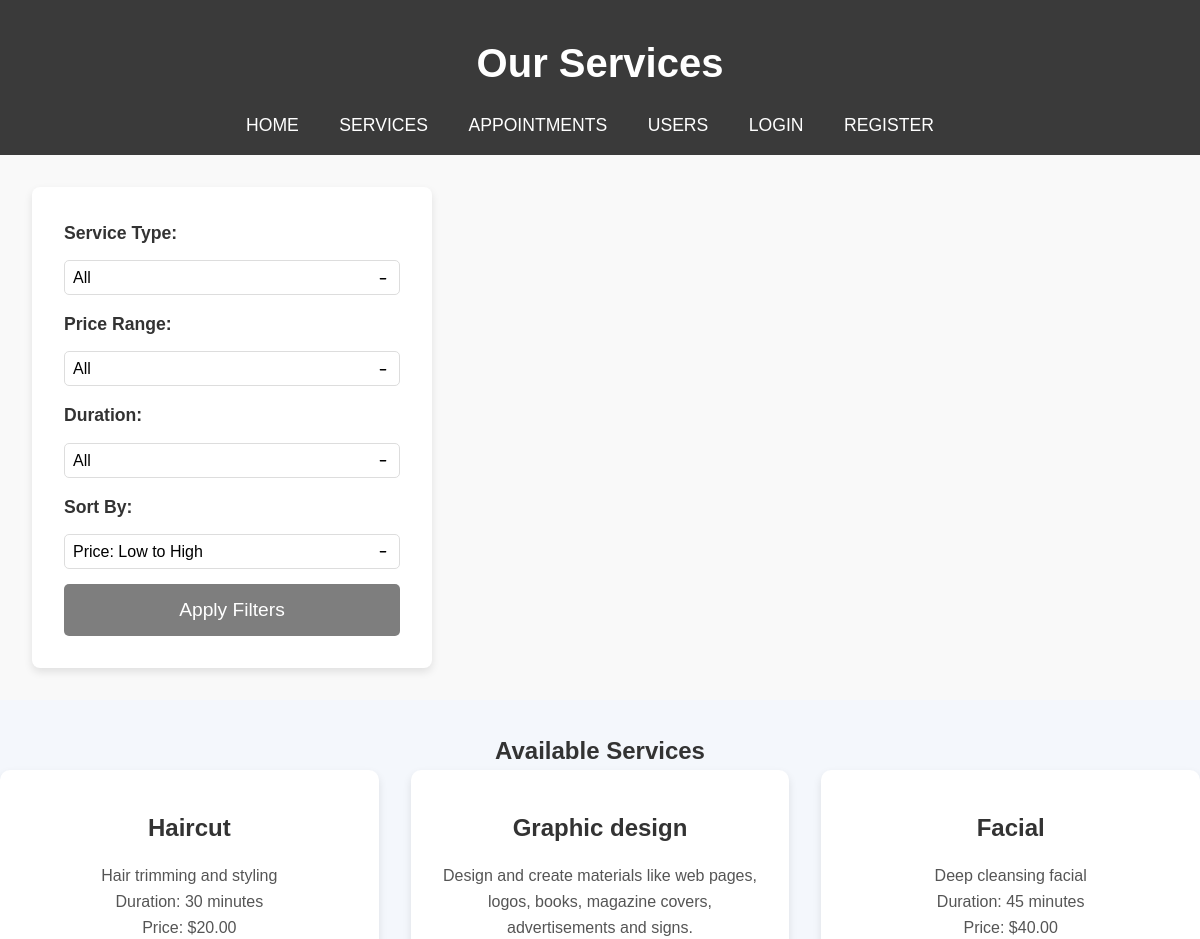
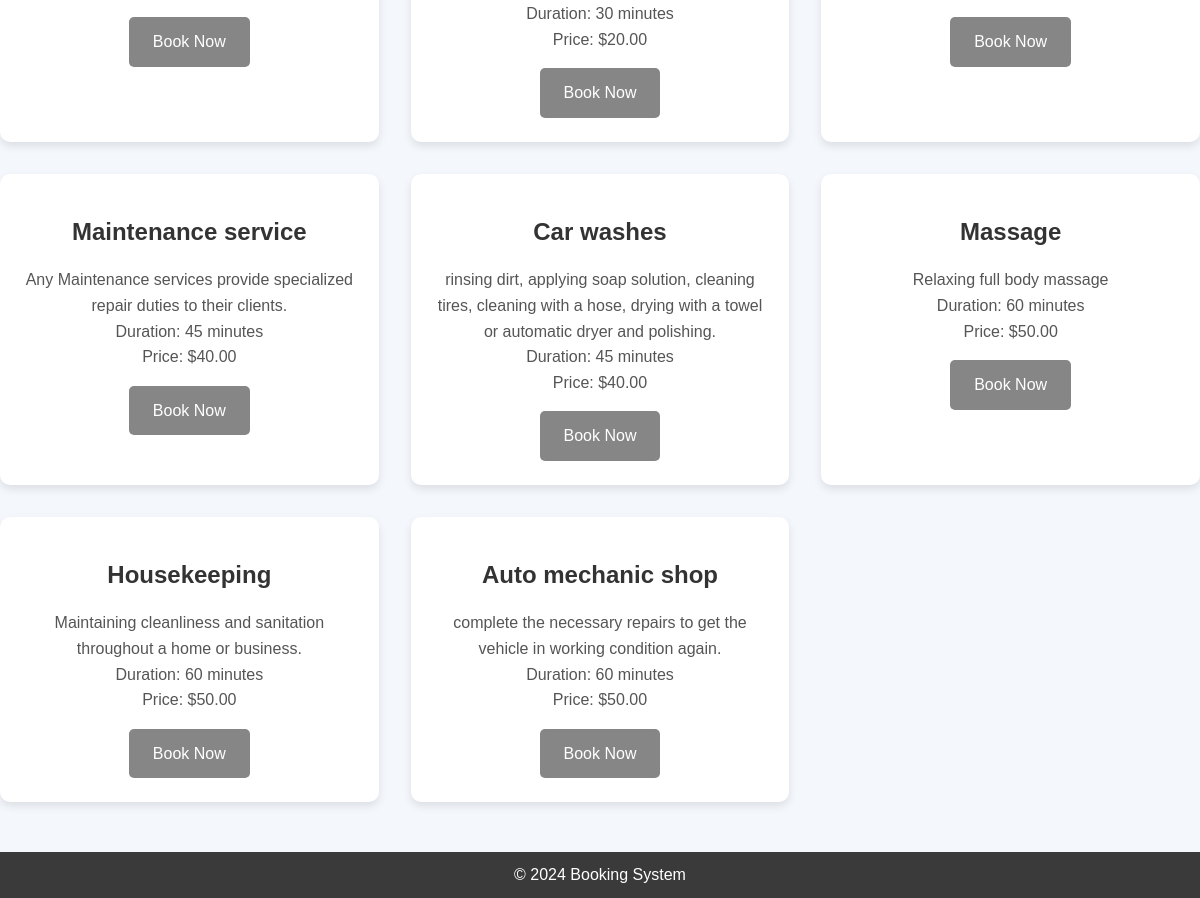
/services.php, run on the app's committed database (2 pictures, top to bottom).
### tables this page shows
CREATE TABLE services (
    service_id INT AUTO_INCREMENT PRIMARY KEY,
    service_name VARCHAR(100) NOT NULL, 
    description TEXT, 
    duration INT NOT NULL,  
    price DECIMAL(10,2) NOT NULL,
    created_at TIMESTAMP DEFAULT CURRENT_TIMESTAMP,
    updated_at TIMESTAMP DEFAULT CURRENT_TIMESTAMP ON UPDATE CURRENT_TIMESTAMP 
);

### services.php (the view, shortened to what this page needs)
<?php
include 'config.php';
$sort_by = isset($_GET['sort_by']) ? $_GET['sort_by'] : 'price_asc';
$query = "SELECT * FROM services WHERE 1";
switch ($sort_by) {
    case 'price_asc':
        $query .= " ORDER BY price ASC";
        break;
}
$result = $conn->query($query);
?>
<!DOCTYPE html>
<html lang="en">
<head>
    <link rel="stylesheet" href="styles.css">
</head>
<body>
<header>
    <h1>Our Services</h1>
    <nav>
        <ul>
            <li><a href="index.php">Home</a></li>
            <li><a href="services.php">Services</a></li>
            <li><a href="appointments.php">Appointments</a></li>
            <li><a href="users.php">Users</a></li>
            <?php if (!isset($_SESSION['user_id'])): ?>
                <li><a href="login.php">Login</a></li>
                <li><a href="register.php">Register</a></li>
            <?php else: ?>
                <li><a href="logout.php">Logout</a></li>
            <?php endif; ?>
        </ul>
    </nav>
</header>
<main>
    <div class="service-filters">
        <form action="services.php" method="GET">
            <div class="filter-group">
                <label for="service_type">Service Type:</label>
                <select name="service_type" id="service_type">
                    <option value="">All</option>
                </select>
            </div>
            <div class="filter-group">
                <label for="price_range">Price Range:</label>
                <select name="price_range" id="price_range">
                    <option value="">All</option>
                </select>
            </div>
            <div class="filter-group">
                <label for="duration">Duration:</label>
                <select name="duration" id="duration">
                    <option value="">All</option>
                </select>
            </div>
            <div class="filter-group">
                <label for="sort_by">Sort By:</label>
                <select name="sort_by" id="sort_by">
                    <option value="price_asc" <?php echo ($sort_by == 'price_asc') ? 'selected' : ''; ?>>Price: Low to High</option>
                </select>
            </div>
            <button type="submit">Apply Filters</button>
        </form>
    </div>
    <h2>Available Services</h2>
    <?php if ($result->num_rows > 0): ?>
        <div class="service-list">
            <?php while ($row = $result->fetch_assoc()): ?>
                <div class="service-card">
                    <h3><?php echo $row['service_name']; ?></h3>
                    <p><?php echo $row['description']; ?></p>
                    <p>Duration: <?php echo $row['duration']; ?> minutes</p>
                    <p>Price: $<?php echo number_format($row['price'], 2); ?></p>
                    <a href="booking.php?service_id=<?php echo $row['service_id']; ?>" class="cta-btn">Book Now</a>
                </div>
            <?php endwhile; ?>
        </div>
    <?php else: ?>
        <p>No services available.</p>
    <?php endif; ?>
</main>
<footer>
    <p>&copy; 2024 Booking System</p>
</footer>
</body>
</html>

### styles.css (style rules this page uses)
* { margin: 0; padding: 0; box-sizing: border-box; font-family: 'Arial', sans-serif; }
body { background-color: #f4f7fc; color: #333; line-height: 1.6; }
a { text-decoration: none; color: inherit; }
h1, h2, h3 { font-family: 'Helvetica', sans-serif; text-align: center; margin-top: 15px; }
header { background-color: #3a3a3a; color: white; padding: 1rem 2rem; text-align: center; }
header h1 { font-size: 2.5rem; margin-bottom: 10px; }
nav ul { list-style-type: none; margin-top: 1rem; }
nav ul li { display: inline; margin-right: 20px; }
nav ul li a { font-size: 1.1rem; color: white; text-transform: uppercase; padding: 0.5rem; transition: background-color 0.3s ease; }
.service-filters { display: flex; flex-direction: column; gap: 1rem; background-color: #f9f9f9; padding: 2rem; margin-bottom: 2rem; }
.filter-group { display: flex; flex-direction: column; gap: 0.5rem; }
.filter-group label { font-weight: bold; }
.filter-group input, .filter-group select { padding: 0.5rem; font-size: 1rem; border: 1px solid #ddd; border-radius: 5px; }
.service-list { display: grid; grid-template-columns: repeat(auto-fill, minmax(280px, 1fr)); gap: 2rem; }
.service-card { background-color: #fff; padding: 1.5rem; border-radius: 10px; box-shadow: 0 4px 8px rgba(0, 0, 0, 0.1); text-align: center; transition: transform 0.3s ease; }
.service-card h3 { font-size: 1.5rem; margin-bottom: 1rem; }
.service-card p { font-size: 1rem; color: #555; }
.cta-btn { display: inline-block; padding: 0.75rem 1.5rem; background-color: #868686; color: white; text-decoration: none; border-radius: 5px; margin-top: 1rem; }
footer { background-color: #3a3a3a; color: white; text-align: center; padding: 10px 0; margin-top: 50px; }
footer p { font-size: 1rem; }
form { background-color: white; padding: 2rem; border-radius: 8px; box-shadow: 0 4px 8px rgba(0, 0, 0, 0.1); width: 100%; max-width: 400px; text-align: left; }
form div { margin-bottom: 15px; }
form label { font-size: 1.1rem; margin-bottom: 5px; display: block; }
form button { width: 100%; padding: 15px; font-size: 1.2rem; background-color: #7e7e7e; color: white; border: none; border-radius: 5px; cursor: pointer; transition: background-color 0.3s ease; }
form select { width: 100%; padding: 12px; font-size: 1rem; border: 1px solid #ccc; border-radius: 5px; background-color: #fff; appearance: none; -webkit-appearance: none; -moz-appearance: none; cursor: pointer; transition: border-color 0.3s ease; }
form select option { padding: 10px; }
form select::after { content: ' ▼'; font-size: 1rem; color: #888; position: absolute; right: 15px; top: 50%; transform: translateY(-50%); }
form select { background-repeat: no-repeat; background-position: right 10px center; background-size: 12px; }

### data on the page
services: service_name "Haircut", description "Hair trimming and styling", duration "30", price "20.00"
services: service_name "Graphic design", description "Design and create materials like web pages, logos, books, magazine covers, advertisements and signs.", duration "30", price "20.00"
services: service_name "Facial", description "Deep cleansing facial", duration "45", price "40.00"
services: service_name "Maintenance service", description "Any Maintenance services provide specialized repair duties to their clients.", duration "45", price "40.00"
services: service_name "Car washes", description "rinsing dirt, applying soap solution, cleaning tires, cleaning with a hose, drying with a towel or automatic dryer and polishing.", duration "45", price "40.00"
services: service_name "Massage", description "Relaxing full body massage", duration "60", price "50.00"
services: service_name "Housekeeping", description "Maintaining cleanliness and sanitation throughout a home or business.", duration "60", price "50.00"
services: service_name "Auto mechanic shop", description "complete the necessary repairs to get the vehicle in working condition again.", duration "60", price "50.00"
